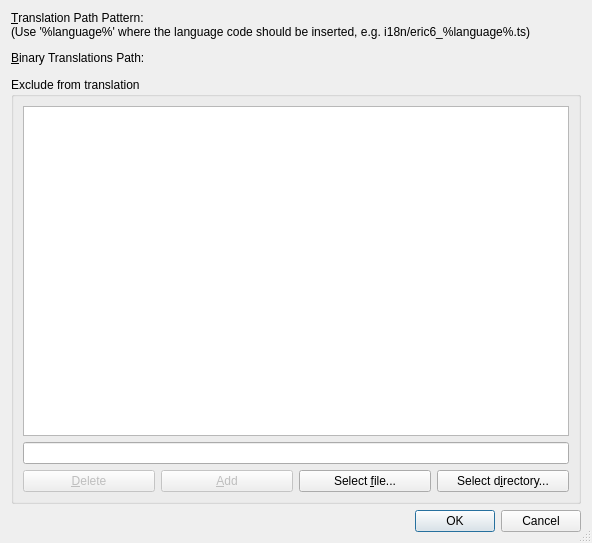
<?xml version="1.0" encoding="UTF-8"?>
<ui version="4.0">
 <class>TranslationPropertiesDialog</class>
 <widget class="QDialog" name="TranslationPropertiesDialog">
  <property name="geometry">
   <rect>
    <x>0</x>
    <y>0</y>
    <width>592</width>
    <height>543</height>
   </rect>
  </property>
  <property name="windowTitle">
   <string>Translation Properties</string>
  </property>
  <property name="sizeGripEnabled">
   <bool>true</bool>
  </property>
  <layout class="QVBoxLayout" name="verticalLayout">
   <item>
    <widget class="QLabel" name="textLabel1_3">
     <property name="text">
      <string>&amp;Translation Path Pattern:
(Use '%language%' where the language code should be inserted, e.g. i18n/eric6_%language%.ts)</string>
     </property>
     <property name="wordWrap">
      <bool>true</bool>
     </property>
     <property name="buddy">
      <cstring>transPatternPicker</cstring>
     </property>
    </widget>
   </item>
   <item>
    <widget class="E5PathPicker" name="transPatternPicker" native="true">
     <property name="sizePolicy">
      <sizepolicy hsizetype="Expanding" vsizetype="Preferred">
       <horstretch>0</horstretch>
       <verstretch>0</verstretch>
      </sizepolicy>
     </property>
     <property name="focusPolicy">
      <enum>Qt::StrongFocus</enum>
     </property>
     <property name="toolTip">
      <string>Enter the path pattern for the translation files</string>
     </property>
     <property name="whatsThis">
      <string>&lt;b&gt;Translation Pattern&lt;/b&gt;
&lt;p&gt;Enter the path pattern for the translation files using %language% at the place of the language code (e.g. /path_to_eric/i18n/eric6_%language%.ts). This will result in translation files like /path_to_eric/i18n/eric6_de.ts.&lt;/p&gt;</string>
     </property>
    </widget>
   </item>
   <item>
    <widget class="QLabel" name="label">
     <property name="text">
      <string>&amp;Binary Translations Path:</string>
     </property>
     <property name="buddy">
      <cstring>transBinPathPicker</cstring>
     </property>
    </widget>
   </item>
   <item>
    <widget class="E5PathPicker" name="transBinPathPicker" native="true">
     <property name="sizePolicy">
      <sizepolicy hsizetype="Expanding" vsizetype="Preferred">
       <horstretch>0</horstretch>
       <verstretch>0</verstretch>
      </sizepolicy>
     </property>
     <property name="focusPolicy">
      <enum>Qt::StrongFocus</enum>
     </property>
     <property name="toolTip">
      <string>Enter the path for the binary translation files (*.qm)</string>
     </property>
     <property name="whatsThis">
      <string>&lt;b&gt;Binary Translations Path&lt;/b&gt;
&lt;p&gt;Enter the directory for the binary translation files (*.qm). Leave it empty to store them together with the *.ts files.&lt;/p&gt;</string>
     </property>
    </widget>
   </item>
   <item>
    <widget class="QGroupBox" name="exceptionsGroup">
     <property name="title">
      <string>Exclude from translation</string>
     </property>
     <layout class="QGridLayout" name="_4">
      <item row="2" column="3">
       <widget class="QPushButton" name="exceptDirButton">
        <property name="toolTip">
         <string>Press to select a directory via a selection dialog</string>
        </property>
        <property name="text">
         <string>Select d&amp;irectory...</string>
        </property>
       </widget>
      </item>
      <item row="2" column="2">
       <widget class="QPushButton" name="exceptFileButton">
        <property name="toolTip">
         <string>Press to select a file via a selection dialog</string>
        </property>
        <property name="text">
         <string>Select &amp;file...</string>
        </property>
       </widget>
      </item>
      <item row="2" column="1">
       <widget class="QPushButton" name="addExceptionButton">
        <property name="enabled">
         <bool>false</bool>
        </property>
        <property name="toolTip">
         <string>Press to add the entered path or file to the list</string>
        </property>
        <property name="text">
         <string>&amp;Add</string>
        </property>
       </widget>
      </item>
      <item row="2" column="0">
       <widget class="QPushButton" name="deleteExceptionButton">
        <property name="enabled">
         <bool>false</bool>
        </property>
        <property name="toolTip">
         <string>Press to delete the selected entry from the list</string>
        </property>
        <property name="text">
         <string>&amp;Delete</string>
        </property>
       </widget>
      </item>
      <item row="1" column="0" colspan="4">
       <widget class="QLineEdit" name="exceptionEdit">
        <property name="toolTip">
         <string>Enter a path or file to be added</string>
        </property>
       </widget>
      </item>
      <item row="0" column="0" colspan="4">
       <widget class="QListWidget" name="exceptionsList">
        <property name="toolTip">
         <string>List of paths or files to excude from translation</string>
        </property>
        <property name="alternatingRowColors">
         <bool>true</bool>
        </property>
        <property name="sortingEnabled">
         <bool>true</bool>
        </property>
       </widget>
      </item>
     </layout>
    </widget>
   </item>
   <item>
    <widget class="QDialogButtonBox" name="buttonBox">
     <property name="orientation">
      <enum>Qt::Horizontal</enum>
     </property>
     <property name="standardButtons">
      <set>QDialogButtonBox::Cancel|QDialogButtonBox::Ok</set>
     </property>
    </widget>
   </item>
  </layout>
 </widget>
 <customwidgets>
  <customwidget>
   <class>E5PathPicker</class>
   <extends>QWidget</extends>
   <header>E5Gui/E5PathPicker.h</header>
   <container>1</container>
  </customwidget>
 </customwidgets>
 <tabstops>
  <tabstop>transPatternPicker</tabstop>
  <tabstop>transBinPathPicker</tabstop>
  <tabstop>exceptionsList</tabstop>
  <tabstop>exceptionEdit</tabstop>
  <tabstop>deleteExceptionButton</tabstop>
  <tabstop>addExceptionButton</tabstop>
  <tabstop>exceptFileButton</tabstop>
  <tabstop>exceptDirButton</tabstop>
 </tabstops>
 <resources/>
 <connections>
  <connection>
   <sender>buttonBox</sender>
   <signal>accepted()</signal>
   <receiver>TranslationPropertiesDialog</receiver>
   <slot>accept()</slot>
   <hints>
    <hint type="sourcelabel">
     <x>39</x>
     <y>523</y>
    </hint>
    <hint type="destinationlabel">
     <x>39</x>
     <y>543</y>
    </hint>
   </hints>
  </connection>
  <connection>
   <sender>buttonBox</sender>
   <signal>rejected()</signal>
   <receiver>TranslationPropertiesDialog</receiver>
   <slot>reject()</slot>
   <hints>
    <hint type="sourcelabel">
     <x>110</x>
     <y>530</y>
    </hint>
    <hint type="destinationlabel">
     <x>111</x>
     <y>543</y>
    </hint>
   </hints>
  </connection>
 </connections>
</ui>
